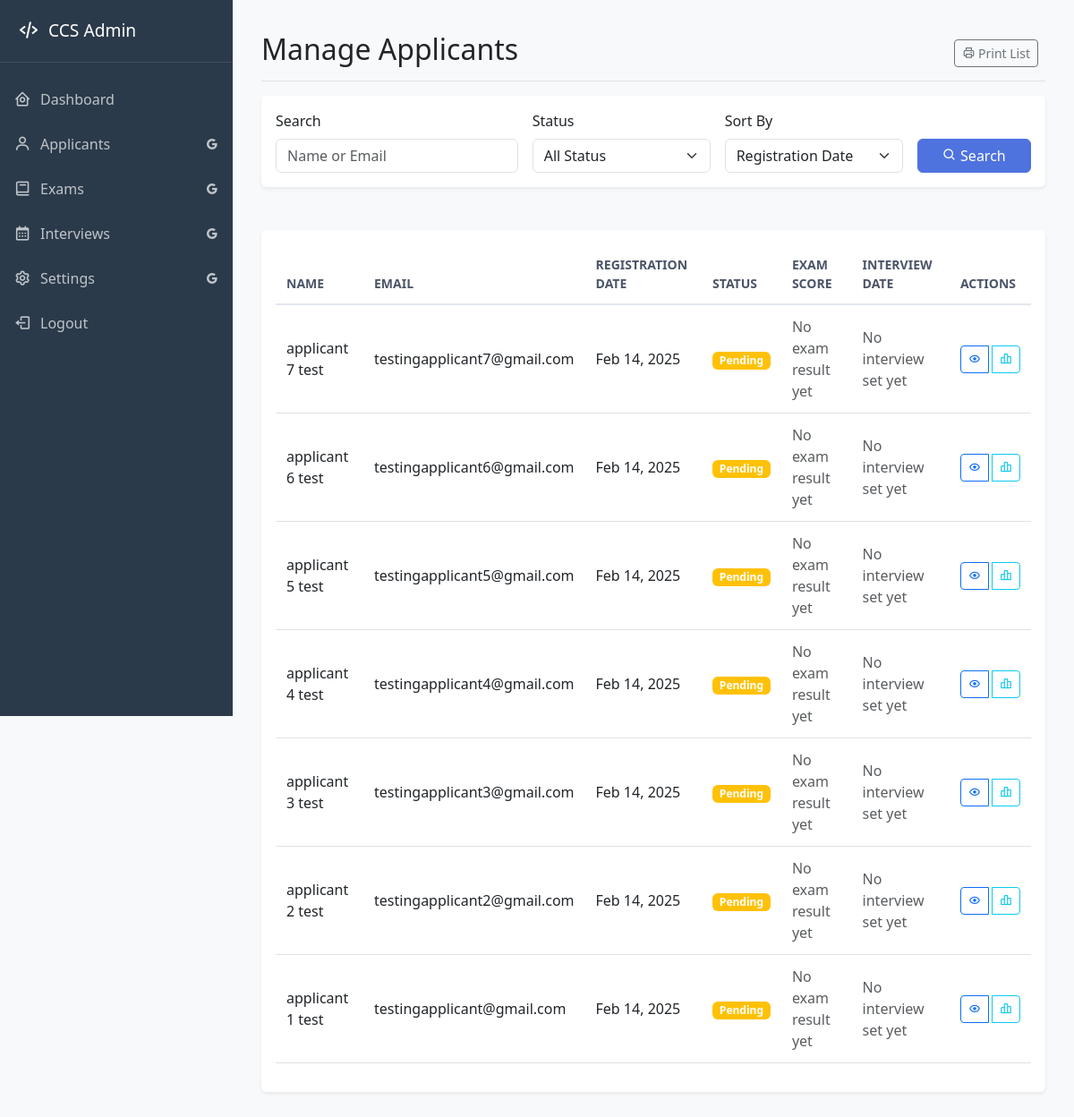
The app's page /admin/manage_applicants.php (signed in), older data.
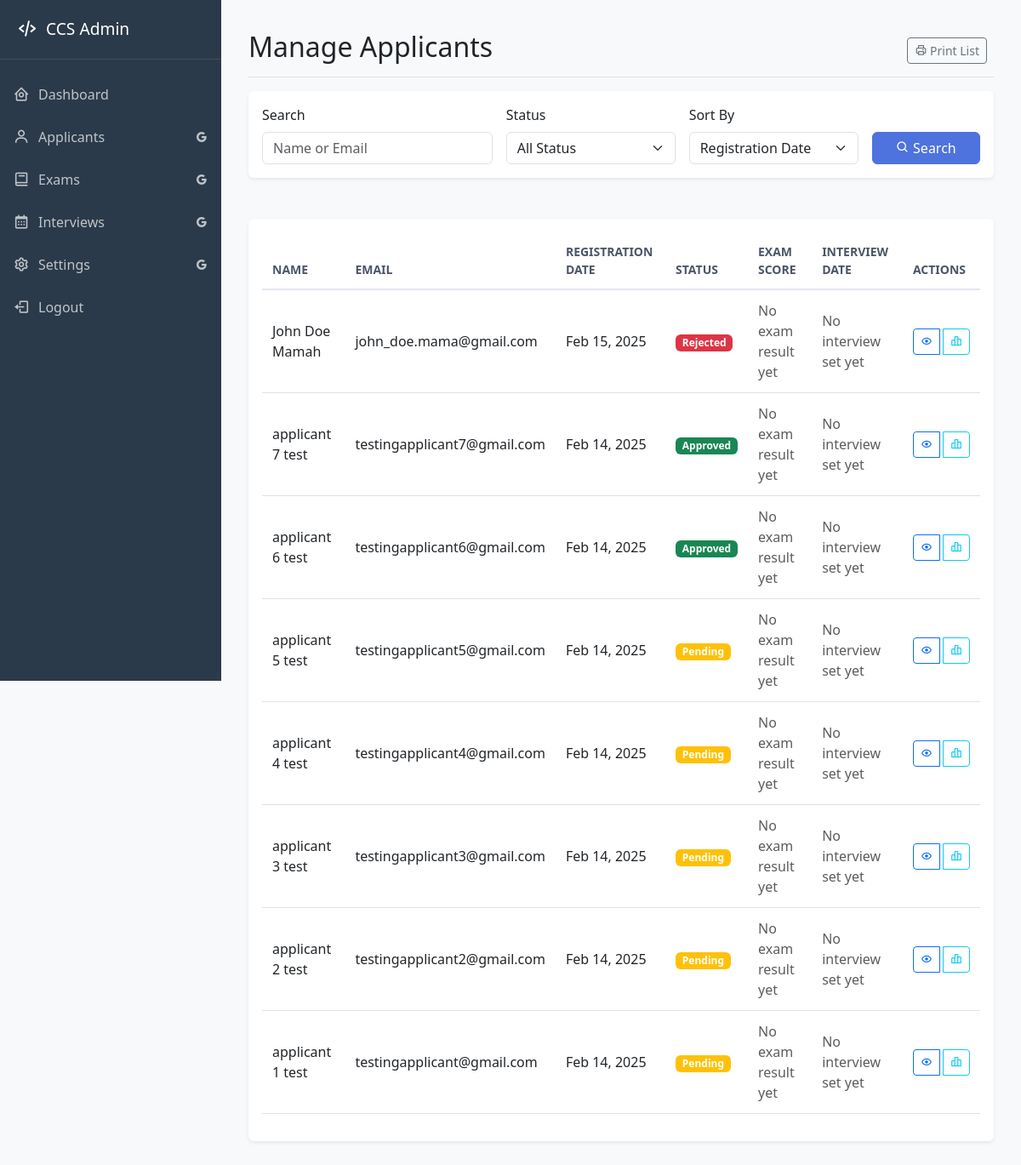
The same page, newer data.
### tables this page shows
CREATE TABLE `users` (
  `id` int(11) NOT NULL,
  `email` varchar(255) NOT NULL,
  `password` varchar(255) NOT NULL,
  `first_name` varchar(100) NOT NULL,
  `last_name` varchar(100) NOT NULL,
  `role` enum('super_admin','admin','applicant') NOT NULL,
  `status` enum('active','inactive','pending','approved','rejected') DEFAULT 'pending',
  `created_at` timestamp NOT NULL DEFAULT current_timestamp(),
  `updated_at` timestamp NOT NULL DEFAULT current_timestamp() ON UPDATE current_timestamp(),
  `updated_by` int(11) DEFAULT NULL
);

### config/database.php (called while the page is built, shortened)
<?php
class Database {
    private static $instance = null;
    private $connection;
    private function __construct() {
        try {
            $this->connection = new PDO(
                "mysql:host=localhost;dbname=ccs_screening",
                "root",
                ""
            );
            $this->connection->setAttribute(PDO::ATTR_ERRMODE, PDO::ERRMODE_EXCEPTION);
            $this->connection->setAttribute(PDO::ATTR_DEFAULT_FETCH_MODE, PDO::FETCH_ASSOC);
        } catch(PDOException $e) {
            die("Connection failed: " . $e->getMessage());
        }
    }
    public static function getInstance() {
        if (self::$instance === null) {
            self::$instance = new self();
        }
        return self::$instance;
    }
    public function prepare($sql) {
        return $this->connection->prepare($sql);
    }
}
?>

### admin/manage_applicants.php (the view, shortened to what the changed rows need)
<?php
require_once '../config/database.php';
require_once './includes/admin_layout.php';
$db = Database::getInstance();
$sort = isset($_GET['sort']) ? trim($_GET['sort']) : 'created_at';
$order = isset($_GET['order']) ? trim($_GET['order']) : 'DESC';
$params = [];
$query = "SELECT u.id, u.role, u.status, u.created_at,
       u.email,  -- 📌 Email comes from users
       a.first_name, a.last_name,  -- 📌 Name comes from applicants
       e.score AS exam_score,
       e.status AS exam_status,
       i.latest_schedule AS interview_schedule,
       i.status AS interview_status
FROM users u
JOIN applicants a ON u.id = a.user_id  -- ✅ Fetch names from applicants
LEFT JOIN (
    SELECT applicant_id, MAX(score) AS score, status
    FROM exam_results
    GROUP BY applicant_id
) e ON a.id = e.applicant_id
LEFT JOIN (
    SELECT applicant_id, MAX(schedule_date) AS latest_schedule, status
    FROM interview_schedules
    GROUP BY applicant_id
) i ON a.id = i.applicant_id
";
$whereClauses = ["u.role = 'applicant'"];
$query .= " WHERE " . implode(" AND ", $whereClauses);
$sortField = match($sort) {
    'last_name' => 'u.last_name',
    'status' => 'u.status',
    'exam_score' => 'e.score',
    'interview_date' => 'i.latest_schedule',
    default => 'u.created_at'
};
$query .= " ORDER BY " . ($sortField ?? 'u.created_at') . " " . ($order ?? 'DESC');
try {
    $stmt = $db->prepare($query);
$stmt->execute($params);
$applicants = $stmt->fetchAll();
} catch (Exception $e) {
    error_log("Error fetching applicants: " . $e->getMessage());
    $error = "An error occurred while fetching applicants.";
}
?>
<div class="container-fluid">
    <div class="d-flex justify-content-between flex-wrap flex-md-nowrap align-items-center pt-3 pb-2 mb-3 border-bottom">
        <h1 class="h2">Manage Applicants</h1>
    </div>
    <div class="card">
        <div class="card-body">
            <div class="table-responsive">
                <table class="table table-hover">
                    <thead>
                        <tr>
                            <th>Name</th>
                            <th>Email</th>
                            <th>Registration Date</th>
                            <th>Status</th>
                            <th>Exam Score</th>
                            <th>Interview Date</th>
                            <th>Actions</th>
                        </tr>
                    </thead>
                    <tbody>
                        <?php if (!empty($applicants)): ?>
                            <?php foreach ($applicants as $applicant): ?>
                                <tr>
                                    <td>
                                        <?php echo htmlspecialchars($applicant['first_name'] . ' ' . $applicant['last_name']); ?>
                                    </td>
                                    <td><?php echo htmlspecialchars($applicant['email']); ?></td>
                                    <td><?php echo date('M d, Y', strtotime($applicant['created_at'])); ?></td>
                                    <td>
                                        <span class="badge bg-<?php
                                            echo $applicant['status'] === 'approved' ? 'success' :
                                                ($applicant['status'] === 'rejected' ? 'danger' : 'warning');
                                        ?>">
                                            <?php echo ucfirst($applicant['status']); ?>
                                        </span>
                                    </td>
                                    <td>
    <?php echo !empty($applicant['exam_score']) ?
        $applicant['exam_score'] . '%' : '<span class="text-muted">No exam result yet</span>'; ?>
</td>
                                    <td>
    <?php echo !empty($applicant['interview_schedule']) ?
        date('M d, Y', strtotime($applicant['interview_schedule'])) : '<span class="text-muted">No interview set yet</span>'; ?>
</td>
                                    <td>
                                        <div class="btn-group">
                                            <a href="view_applicant.php?id=<?php echo $applicant['id']; ?>"
                                               class="btn btn-sm btn-outline-primary" title="View Details">
                                                <i class="bx bx-show"></i>
                                            </a>
                                            <a href="applicant_results.php?id=<?php echo $applicant['id']; ?>"
                                               class="btn btn-sm btn-outline-info" title="View Results">
                                                <i class="bx bx-bar-chart-alt-2"></i>
                                            </a>
                                        </div>
                                    </td>
                                </tr>
                            <?php endforeach; ?>
                        <?php else: ?>
                            <tr>
                                <td colspan="7" class="text-center">No applicants found</td>
                            </tr>
                        <?php endif; ?>
                    </tbody>
                </table>
            </div>
        </div>
    </div>
</div>

Row changes from the older to the newer data that the page shows:
added users: last_name "John Doe Mamah", email "john_doe.mama@gmail.com", created_at "Feb 15, 2025", status "Rejected"
changed users "testingapplicant7@gmail.com": status "Pending" → "Approved"
changed users "testingapplicant6@gmail.com": status "Pending" → "Approved"
